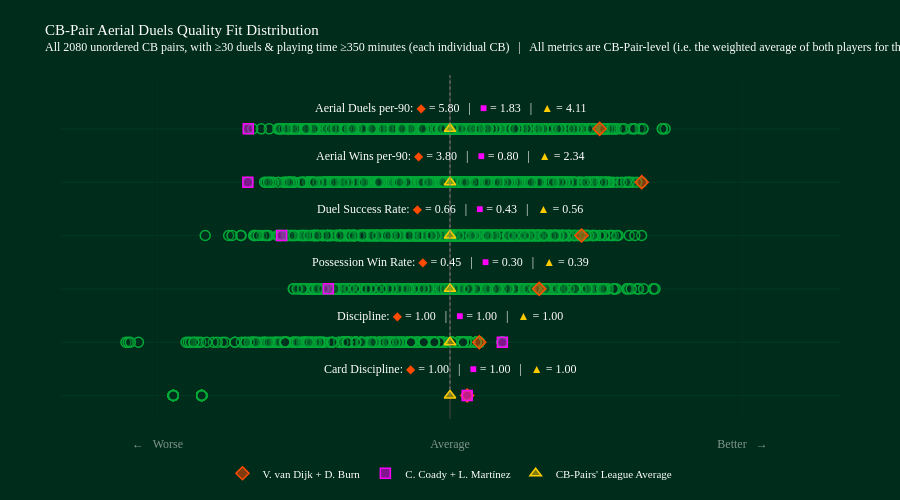

This figure's notebook cell:
### Code cell
import sys
sys.path.append(str(pathlib.Path().resolve().parents[0]))
from classes.visual import DistributionPlot

pair_metric_labels = {
    "z_card_discipline": "Card Discipline",
    "z_discipline": "Discipline",
    "z_possession_win_rate": "Possession Win Rate",
    "z_duel_success_rate": "Duel Success Rate",
    "z_aerial_wins_per90": "Aerial Wins per-90",
    "z_duels_per90": "Aerial Duels per-90",
}

pair_metric_value_columns = {
    "z_card_discipline": "card_discipline",
    "z_discipline": "discipline",
    "z_possession_win_rate": "possession_win_rate",
    "z_duel_success_rate": "duel_success_rate",
    "z_aerial_wins_per90": "aerial_wins_per90",
    "z_duels_per90": "duels_per90",
}

plot_metric_cols = [
    "z_card_discipline",
    "z_discipline",
    "z_possession_win_rate",
    "z_duel_success_rate",
    "z_aerial_wins_per90",
    "z_duels_per90",
]



plot_df_pairs = df_aerial_duel_pairs.copy()

dist_plot_pairs = DistributionPlot(
    columns=plot_metric_cols,
    labels=["←   Worse", "Average", "Better   →"],
    quality_metric_labels=pair_metric_labels,
    quality_metric_value_columns=pair_metric_value_columns,
)

dist_plot_pairs.add_title(
    title="CB-Pair Aerial Duels Quality Fit Distribution",
    subtitle=f"All {len(plot_df_pairs)} unordered CB pairs, with ≥{min_num_duels_involved_in_threshold} duels & playing time ≥{min_minutes_played_threshold} minutes (each individual CB)   |   All metrics are CB-Pair-level (i.e. the weighted average of both players for that metric)"
)


# Create hover payload by z-scored metric, containing the raw metric value and the z-score for that metric, to be used in the distribution plot hover annotations/tooltips
# this allows us to show both the z-score and the actual metric value in the hover tooltip for each CB-Pair, providing more context and interpretability to the distribution plot.

hover_payload_suffix = "_hover_payload"
hover_string = "%{customdata[0]} = %{customdata[1]:.2f}<br>Respective Z-score = %{customdata[2]:.2f}"

for metric in plot_metric_cols:
    raw_pair_level_metric = pair_metric_value_columns.get(
        metric,
        Quality_Metric_label_Value_displayed.get(metric, metric.replace("z_", "", 1)),
    )
    pair_level_metric_label = pair_metric_labels.get(
        metric,
        Quality_Metric_labels.get(metric, metric),
    )

    raw_values = pd.to_numeric(
        plot_df_pairs.get(
            raw_pair_level_metric,
            pd.Series(float("nan"), index=plot_df_pairs.index),
        ),
        errors="coerce",
    )
    z_values = pd.to_numeric(plot_df_pairs[metric], errors="coerce")

    plot_df_pairs[f"{metric}{hover_payload_suffix}"] = list(
        zip(
            [pair_level_metric_label] * len(plot_df_pairs),
            raw_values,
            z_values,
        )
    )



# Add all CB-Pairs as group data (background distribution)
dist_plot_pairs.add_group_data(
    df_plot=plot_df_pairs,
    plots="",  # No suffix needed since columns are already z-scores
    names=plot_df_pairs["pair_name"],
    legend="All pairs",
    hover=hover_payload_suffix,
    hover_string=hover_string
)

# Highlight the top-ranked CB-Pair
best_pair = plot_df_pairs.sort_values("CB_pair_fit_z_score", ascending=False).iloc[0]
dist_plot_pairs.add_data_point(
    ser_plot=best_pair,
    plots="",
    name=best_pair["pair_name"],
    hover=hover_payload_suffix,
    hover_string=hover_string,
    add_single_annotations=False,
    add_multi_annotations=True,
)

# Highlight the bottom-ranked CB-Pair
worst_pair = plot_df_pairs.sort_values("CB_pair_fit_z_score", ascending=True).iloc[0]
dist_plot_pairs.add_data_point(
    ser_plot=worst_pair,
    plots="",
    name=worst_pair["pair_name"],
    hover=hover_payload_suffix,
    hover_string=hover_string,
    add_single_annotations=False,
    add_multi_annotations=True,
)



# Calculate CB-Pairs' cohort averages (raw metric values & z-scores)
cb_pairs_avg_raw_metrics = pd.Series(
    {
        raw_col: pd.to_numeric(plot_df_pairs[raw_col], errors="coerce").mean()
        for raw_col in pair_metric_value_columns.values()
        if raw_col in plot_df_pairs.columns
    }
)
cb_pairs_avg_z_scores = pd.Series(
    {
        z_col: pd.to_numeric(plot_df_pairs[z_col], errors="coerce").mean()
        for z_col in plot_metric_cols
    }
)

CB_pairs_averages_summary = pd.DataFrame(
    {
        "metric": plot_metric_cols,
        "avg_metric_value": [
            cb_pairs_avg_raw_metrics.get(pair_metric_value_columns.get(m, m.replace("z_", "", 1)), float("nan"))
            for m in plot_metric_cols
        ],
        "avg_z_score": [cb_pairs_avg_z_scores.get(m, float("nan")) for m in plot_metric_cols],
    }
)


# Add CB-Pairs' cohort average as a distinct data point (using averaged z-scores for x-axis position, and raw metric values for hover annotation)
CB_pairs_average_point = cb_pairs_avg_z_scores.copy()
for metric in plot_metric_cols:
    raw_pair_level_metric = pair_metric_value_columns.get(metric, metric.replace("z_", "", 1))
    pair_level_metric_label = pair_metric_labels.get(metric, metric)

    CB_pairs_average_point[raw_pair_level_metric] = cb_pairs_avg_raw_metrics.get(raw_pair_level_metric, float("nan"))
    CB_pairs_average_point[f"{metric}{hover_payload_suffix}"] = [
        pair_level_metric_label,
        CB_pairs_average_point.get(raw_pair_level_metric, float("nan")),
        CB_pairs_average_point.get(metric, float("nan")),
    ]

CB_pairs_average_point["pair_name"] = "CB-Pairs' League Average"

dist_plot_pairs.add_data_point(
    ser_plot=CB_pairs_average_point,
    plots="",
    name="CB-Pairs' League Average",
    hover=hover_payload_suffix,
    hover_string=hover_string,
    add_single_annotations=False,
    add_multi_annotations=True,
)




dist_plot_pairs.fig.show()

### Figure 1 — Plotly figure (JSON) as saved in the notebook; plotly's stock layout.template omitted (floating-point values rounded to 4 significant figures; data arrays with more than 128 entries replaced by an {"elided": "..."} marker saying what was removed)
{"data": [{"customdata": {"elided": "2080x3 mixed values"}, "hovertemplate": "%{text}<br>%{customdata[0]} = %{customdata[1]:.2f}<br>Respective Z-score = %{customdata[2]:.2f}<extra></extra>", "marker": {"color": "rgba(0, 44, 28, 0.2)", "line": {"color": "rgba(0, 169, 56, 1)", "width": 1.5}, "size": 10}, "mode": "markers", "showlegend": false, "text": {"elided": "2080 str values"}, "type": "scatter", "x": {"elided": "2080 float values"}, "y": {"elided": "2080 int values"}}, {"customdata": {"elided": "2080x3 mixed values"}, "hovertemplate": "%{text}<br>%{customdata[0]} = %{customdata[1]:.2f}<br>Respective Z-score = %{customdata[2]:.2f}<extra></extra>", "marker": {"color": "rgba(0, 44, 28, 0.2)", "line": {"color": "rgba(0, 169, 56, 1)", "width": 1.5}, "size": 10}, "mode": "markers", "showlegend": false, "text": {"elided": "2080 str values"}, "type": "scatter", "x": {"elided": "2080 float values"}, "y": {"elided": "2080 int values"}}, {"customdata": {"elided": "2080x3 mixed values"}, "hovertemplate": "%{text}<br>%{customdata[0]} = %{customdata[1]:.2f}<br>Respective Z-score = %{customdata[2]:.2f}<extra></extra>", "marker": {"color": "rgba(0, 44, 28, 0.2)", "line": {"color": "rgba(0, 169, 56, 1)", "width": 1.5}, "size": 10}, "mode": "markers", "showlegend": false, "text": {"elided": "2080 str values"}, "type": "scatter", "x": {"elided": "2080 float values"}, "y": {"elided": "2080 int values"}}, {"customdata": {"elided": "2080x3 mixed values"}, "hovertemplate": "%{text}<br>%{customdata[0]} = %{customdata[1]:.2f}<br>Respective Z-score = %{customdata[2]:.2f}<extra></extra>", "marker": {"color": "rgba(0, 44, 28, 0.2)", "line": {"color": "rgba(0, 169, 56, 1)", "width": 1.5}, "size": 10}, "mode": "markers", "showlegend": false, "text": {"elided": "2080 str values"}, "type": "scatter", "x": {"elided": "2080 float values"}, "y": {"elided": "2080 int values"}}, {"customdata": {"elided": "2080x3 mixed values"}, "hovertemplate": "%{text}<br>%{customdata[0]} = %{customdata[1]:.2f}<br>Respective Z-score = %{customdata[2]:.2f}<extra></extra>", "marker": {"color": "rgba(0, 44, 28, 0.2)", "line": {"color": "rgba(0, 169, 56, 1)", "width": 1.5}, "size": 10}, "mode": "markers", "showlegend": false, "text": {"elided": "2080 str values"}, "type": "scatter", "x": {"elided": "2080 float values"}, "y": {"elided": "2080 int values"}}, {"customdata": {"elided": "2080x3 mixed values"}, "hovertemplate": "%{text}<br>%{customdata[0]} = %{customdata[1]:.2f}<br>Respective Z-score = %{customdata[2]:.2f}<extra></extra>", "marker": {"color": "rgba(0, 44, 28, 0.2)", "line": {"color": "rgba(0, 169, 56, 1)", "width": 1.5}, "size": 10}, "mode": "markers", "showlegend": false, "text": {"elided": "2080 str values"}, "type": "scatter", "x": {"elided": "2080 float values"}, "y": {"elided": "2080 int values"}}, {"customdata": [["Card Discipline", 1, 0.1766]], "hovertemplate": "%{text}<br>%{customdata[0]} = %{customdata[1]:.2f}<br>Respective Z-score = %{customdata[2]:.2f}<extra></extra>", "marker": {"color": "rgba(255, 75, 0, 0.5)", "line": {"color": "rgba(255, 75, 0, 1)", "width": 1.5}, "size": 10, "symbol": "diamond"}, "mode": "markers", "name": "V. van Dijk + D. Burn", "showlegend": true, "text": ["V. van Dijk + D. Burn"], "type": "scatter", "x": [0.1766], "y": [0]}, {"customdata": [["Discipline", 0.9979, 0.3006]], "hovertemplate": "%{text}<br>%{customdata[0]} = %{customdata[1]:.2f}<br>Respective Z-score = %{customdata[2]:.2f}<extra></extra>", "marker": {"color": "rgba(255, 75, 0, 0.5)", "line": {"color": "rgba(255, 75, 0, 1)", "width": 1.5}, "size": 10, "symbol": "diamond"}, "mode": "markers", "name": "V. van Dijk + D. Burn", "showlegend": false, "text": ["V. van Dijk + D. Burn"], "type": "scatter", "x": [0.3006], "y": [1]}, {"customdata": [["Possession Win Rate", 0.4468, 0.9147]], "hovertemplate": "%{text}<br>%{customdata[0]} = %{customdata[1]:.2f}<br>Respective Z-score = %{customdata[2]:.2f}<extra></extra>", "marker": {"color": "rgba(255, 75, 0, 0.5)", "line": {"color": "rgba(255, 75, 0, 1)", "width": 1.5}, "size": 10, "symbol": "diamond"}, "mode": "markers", "name": "V. van Dijk + D. Burn", "showlegend": false, "text": ["V. van Dijk + D. Burn"], "type": "scatter", "x": [0.9147], "y": [2]}, {"customdata": [["Duel Success Rate", 0.6626, 1.349]], "hovertemplate": "%{text}<br>%{customdata[0]} = %{customdata[1]:.2f}<br>Respective Z-score = %{customdata[2]:.2f}<extra></extra>", "marker": {"color": "rgba(255, 75, 0, 0.5)", "line": {"color": "rgba(255, 75, 0, 1)", "width": 1.5}, "size": 10, "symbol": "diamond"}, "mode": "markers", "name": "V. van Dijk + D. Burn", "showlegend": false, "text": ["V. van Dijk + D. Burn"], "type": "scatter", "x": [1.349], "y": [3]}, {"customdata": [["Aerial Wins per-90", 3.797, 1.966]], "hovertemplate": "%{text}<br>%{customdata[0]} = %{customdata[1]:.2f}<br>Respective Z-score = %{customdata[2]:.2f}<extra></extra>", "marker": {"color": "rgba(255, 75, 0, 0.5)", "line": {"color": "rgba(255, 75, 0, 1)", "width": 1.5}, "size": 10, "symbol": "diamond"}, "mode": "markers", "name": "V. van Dijk + D. Burn", "showlegend": false, "text": ["V. van Dijk + D. Burn"], "type": "scatter", "x": [1.966], "y": [4]}, {"customdata": [["Aerial Duels per-90", 5.797, 1.535]], "hovertemplate": "%{text}<br>%{customdata[0]} = %{customdata[1]:.2f}<br>Respective Z-score = %{customdata[2]:.2f}<extra></extra>", "marker": {"color": "rgba(255, 75, 0, 0.5)", "line": {"color": "rgba(255, 75, 0, 1)", "width": 1.5}, "size": 10, "symbol": "diamond"}, "mode": "markers", "name": "V. van Dijk + D. Burn", "showlegend": false, "text": ["V. van Dijk + D. Burn"], "type": "scatter", "x": [1.535], "y": [5]}, {"customdata": [["Card Discipline", 1, 0.1766]], "hovertemplate": "%{text}<br>%{customdata[0]} = %{customdata[1]:.2f}<br>Respective Z-score = %{customdata[2]:.2f}<extra></extra>", "marker": {"color": "rgba(255, 0, 255, 0.5)", "line": {"color": "rgba(255, 0, 255, 1)", "width": 1.5}, "size": 10, "symbol": "square"}, "mode": "markers", "name": "C. Coady + L. Martínez", "showlegend": true, "text": ["C. Coady + L. Martínez"], "type": "scatter", "x": [0.1766], "y": [0]}, {"customdata": [["Discipline", 1, 0.5368]], "hovertemplate": "%{text}<br>%{customdata[0]} = %{customdata[1]:.2f}<br>Respective Z-score = %{customdata[2]:.2f}<extra></extra>", "marker": {"color": "rgba(255, 0, 255, 0.5)", "line": {"color": "rgba(255, 0, 255, 1)", "width": 1.5}, "size": 10, "symbol": "square"}, "mode": "markers", "name": "C. Coady + L. Martínez", "showlegend": false, "text": ["C. Coady + L. Martínez"], "type": "scatter", "x": [0.5368], "y": [1]}, {"customdata": [["Possession Win Rate", 0.3028, -1.248]], "hovertemplate": "%{text}<br>%{customdata[0]} = %{customdata[1]:.2f}<br>Respective Z-score = %{customdata[2]:.2f}<extra></extra>", "marker": {"color": "rgba(255, 0, 255, 0.5)", "line": {"color": "rgba(255, 0, 255, 1)", "width": 1.5}, "size": 10, "symbol": "square"}, "mode": "markers", "name": "C. Coady + L. Martínez", "showlegend": false, "text": ["C. Coady + L. Martínez"], "type": "scatter", "x": [-1.248], "y": [2]}, {"customdata": [["Duel Success Rate", 0.435, -1.727]], "hovertemplate": "%{text}<br>%{customdata[0]} = %{customdata[1]:.2f}<br>Respective Z-score = %{customdata[2]:.2f}<extra></extra>", "marker": {"color": "rgba(255, 0, 255, 0.5)", "line": {"color": "rgba(255, 0, 255, 1)", "width": 1.5}, "size": 10, "symbol": "square"}, "mode": "markers", "name": "C. Coady + L. Martínez", "showlegend": false, "text": ["C. Coady + L. Martínez"], "type": "scatter", "x": [-1.727], "y": [3]}, {"customdata": [["Aerial Wins per-90", 0.795, -2.073]], "hovertemplate": "%{text}<br>%{customdata[0]} = %{customdata[1]:.2f}<br>Respective Z-score = %{customdata[2]:.2f}<extra></extra>", "marker": {"color": "rgba(255, 0, 255, 0.5)", "line": {"color": "rgba(255, 0, 255, 1)", "width": 1.5}, "size": 10, "symbol": "square"}, "mode": "markers", "name": "C. Coady + L. Martínez", "showlegend": false, "text": ["C. Coady + L. Martínez"], "type": "scatter", "x": [-2.073], "y": [4]}, {"customdata": [["Aerial Duels per-90", 1.828, -2.069]], "hovertemplate": "%{text}<br>%{customdata[0]} = %{customdata[1]:.2f}<br>Respective Z-score = %{customdata[2]:.2f}<extra></extra>", "marker": {"color": "rgba(255, 0, 255, 0.5)", "line": {"color": "rgba(255, 0, 255, 1)", "width": 1.5}, "size": 10, "symbol": "square"}, "mode": "markers", "name": "C. Coady + L. Martínez", "showlegend": false, "text": ["C. Coady + L. Martínez"], "type": "scatter", "x": [-2.069], "y": [5]}, {"customdata": [["Card Discipline", 0.9998, 4.342e-15]], "hovertemplate": "%{text}<br>%{customdata[0]} = %{customdata[1]:.2f}<br>Respective Z-score = %{customdata[2]:.2f}<extra></extra>", "marker": {"color": "rgba(255, 204, 0, 0.5)", "line": {"color": "rgba(255, 204, 0, 1)", "width": 1.5}, "size": 10, "symbol": "triangle-up"}, "mode": "markers", "name": "CB-Pairs' League Average", "showlegend": true, "text": ["CB-Pairs' League Average"], "type": "scatter", "x": [4.342e-15], "y": [0]}, {"customdata": [["Discipline", 0.9953, -1.054e-14]], "hovertemplate": "%{text}<br>%{customdata[0]} = %{customdata[1]:.2f}<br>Respective Z-score = %{customdata[2]:.2f}<extra></extra>", "marker": {"color": "rgba(255, 204, 0, 0.5)", "line": {"color": "rgba(255, 204, 0, 1)", "width": 1.5}, "size": 10, "symbol": "triangle-up"}, "mode": "markers", "name": "CB-Pairs' League Average", "showlegend": false, "text": ["CB-Pairs' League Average"], "type": "scatter", "x": [-1.054e-14], "y": [1]}, {"customdata": [["Possession Win Rate", 0.3859, 1.093e-16]], "hovertemplate": "%{text}<br>%{customdata[0]} = %{customdata[1]:.2f}<br>Respective Z-score = %{customdata[2]:.2f}<extra></extra>", "marker": {"color": "rgba(255, 204, 0, 0.5)", "line": {"color": "rgba(255, 204, 0, 1)", "width": 1.5}, "size": 10, "symbol": "triangle-up"}, "mode": "markers", "name": "CB-Pairs' League Average", "showlegend": false, "text": ["CB-Pairs' League Average"], "type": "scatter", "x": [1.093e-16], "y": [2]}, {"customdata": [["Duel Success Rate", 0.5628, -1.366e-16]], "hovertemplate": "%{text}<br>%{customdata[0]} = %{customdata[1]:.2f}<br>Respective Z-score = %{customdata[2]:.2f}<extra></extra>", "marker": {"color": "rgba(255, 204, 0, 0.5)", "line": {"color": "rgba(255, 204, 0, 1)", "width": 1.5}, "size": 10, "symbol": "triangle-up"}, "mode": "markers", "name": "CB-Pairs' League Average", "showlegend": false, "text": ["CB-Pairs' League Average"], "type": "scatter", "x": [-1.366e-16], "y": [3]}, {"customdata": [["Aerial Wins per-90", 2.336, -2.733e-16]], "hovertemplate": "%{text}<br>%{customdata[0]} = %{customdata[1]:.2f}<br>Respective Z-score = %{customdata[2]:.2f}<extra></extra>", "marker": {"color": "rgba(255, 204, 0, 0.5)", "line": {"color": "rgba(255, 204, 0, 1)", "width": 1.5}, "size": 10, "symbol": "triangle-up"}, "mode": "markers", "name": "CB-Pairs' League Average", "showlegend": false, "text": ["CB-Pairs' League Average"], "type": "scatter", "x": [-2.733e-16], "y": [4]}, {"customdata": [["Aerial Duels per-90", 4.107, -5.466e-17]], "hovertemplate": "%{text}<br>%{customdata[0]} = %{customdata[1]:.2f}<br>Respective Z-score = %{customdata[2]:.2f}<extra></extra>", "marker": {"color": "rgba(255, 204, 0, 0.5)", "line": {"color": "rgba(255, 204, 0, 1)", "width": 1.5}, "size": 10, "symbol": "triangle-up"}, "mode": "markers", "name": "CB-Pairs' League Average", "showlegend": false, "text": ["CB-Pairs' League Average"], "type": "scatter", "x": [-5.466e-17], "y": [5]}], "layout": {"annotations": [{"font": {"color": "rgba(255, 255, 255, 1)", "family": "Gilroy-Light", "size": 12}, "showarrow": false, "text": "<span style=''>Card Discipline: <span style='color:rgba(255, 75, 0, 1)'>◆</span> = 1.00   |   <span style='color:rgba(255, 0, 255, 1)'>■</span> = 1.00   |   <span style='color:rgba(255, 204, 0, 1)'>▲</span> = 1.00</span>", "x": 0, "xanchor": "center", "y": 0.5, "yanchor": "middle"}, {"font": {"color": "rgba(255, 255, 255, 1)", "family": "Gilroy-Light", "size": 12}, "showarrow": false, "text": "<span style=''>Discipline: <span style='color:rgba(255, 75, 0, 1)'>◆</span> = 1.00   |   <span style='color:rgba(255, 0, 255, 1)'>■</span> = 1.00   |   <span style='color:rgba(255, 204, 0, 1)'>▲</span> = 1.00</span>", "x": 0, "xanchor": "center", "y": 1.5, "yanchor": "middle"}, {"font": {"color": "rgba(255, 255, 255, 1)", "family": "Gilroy-Light", "size": 12}, "showarrow": false, "text": "<span style=''>Possession Win Rate: <span style='color:rgba(255, 75, 0, 1)'>◆</span> = 0.45   |   <span style='color:rgba(255, 0, 255, 1)'>■</span> = 0.30   |   <span style='color:rgba(255, 204, 0, 1)'>▲</span> = 0.39</span>", "x": 0, "xanchor": "center", "y": 2.5, "yanchor": "middle"}, {"font": {"color": "rgba(255, 255, 255, 1)", "family": "Gilroy-Light", "size": 12}, "showarrow": false, "text": "<span style=''>Duel Success Rate: <span style='color:rgba(255, 75, 0, 1)'>◆</span> = 0.66   |   <span style='color:rgba(255, 0, 255, 1)'>■</span> = 0.43   |   <span style='color:rgba(255, 204, 0, 1)'>▲</span> = 0.56</span>", "x": 0, "xanchor": "center", "y": 3.5, "yanchor": "middle"}, {"font": {"color": "rgba(255, 255, 255, 1)", "family": "Gilroy-Light", "size": 12}, "showarrow": false, "text": "<span style=''>Aerial Wins per-90: <span style='color:rgba(255, 75, 0, 1)'>◆</span> = 3.80   |   <span style='color:rgba(255, 0, 255, 1)'>■</span> = 0.80   |   <span style='color:rgba(255, 204, 0, 1)'>▲</span> = 2.34</span>", "x": 0, "xanchor": "center", "y": 4.5, "yanchor": "middle"}, {"font": {"color": "rgba(255, 255, 255, 1)", "family": "Gilroy-Light", "size": 12}, "showarrow": false, "text": "<span style=''>Aerial Duels per-90: <span style='color:rgba(255, 75, 0, 1)'>◆</span> = 5.80   |   <span style='color:rgba(255, 0, 255, 1)'>■</span> = 1.83   |   <span style='color:rgba(255, 204, 0, 1)'>▲</span> = 4.11</span>", "x": 0, "xanchor": "center", "y": 5.4, "yanchor": "middle"}], "autosize": true, "height": 500, "legend": {"font": {"color": "rgba(255, 255, 255, 1)", "family": "Gilroy-Light", "size": 11}, "itemclick": false, "itemdoubleclick": false, "orientation": "h", "valign": "middle", "x": 0.5, "xanchor": "center", "y": -0.2, "yanchor": "bottom"}, "margin": {"b": 70, "l": 60, "pad": 16, "r": 60, "t": 75}, "paper_bgcolor": "rgba(0, 44, 28, 1)", "plot_bgcolor": "rgba(0, 44, 28, 1)", "shapes": [{"line": {"color": "gray", "dash": "dot", "width": 1}, "type": "line", "x0": 0, "x1": 0, "y0": 0, "y1": 6}], "title": {"font": {"color": "rgba(255, 255, 255, 1)", "family": "Gilroy-Medium", "size": 12}, "text": "<span style='font-size: 15.0px'>CB-Pair Aerial Duels Quality Fit Distribution</span><br>All 2080 unordered CB pairs, with ≥30 duels & playing time ≥350 minutes (each individual CB)   |   All metrics are CB-Pair-level (i.e. the weighted average of both players for that metric)", "x": 0.05, "xanchor": "left", "y": 0.93, "yanchor": "top"}, "xaxis": {"fixedrange": true, "range": [-4, 4], "tickfont": {"color": "rgba(255, 255, 255, 0.5)", "family": "Gilroy-Light", "size": 12}, "tickmode": "array", "ticktext": ["←   Worse", "Average", "Better   →"], "tickvals": [-3, 0, 3]}, "yaxis": {"fixedrange": true, "gridcolor": "rgba(0, 56, 33, 1)", "showticklabels": false, "zerolinecolor": "rgba(0, 56, 33, 1)"}}}
